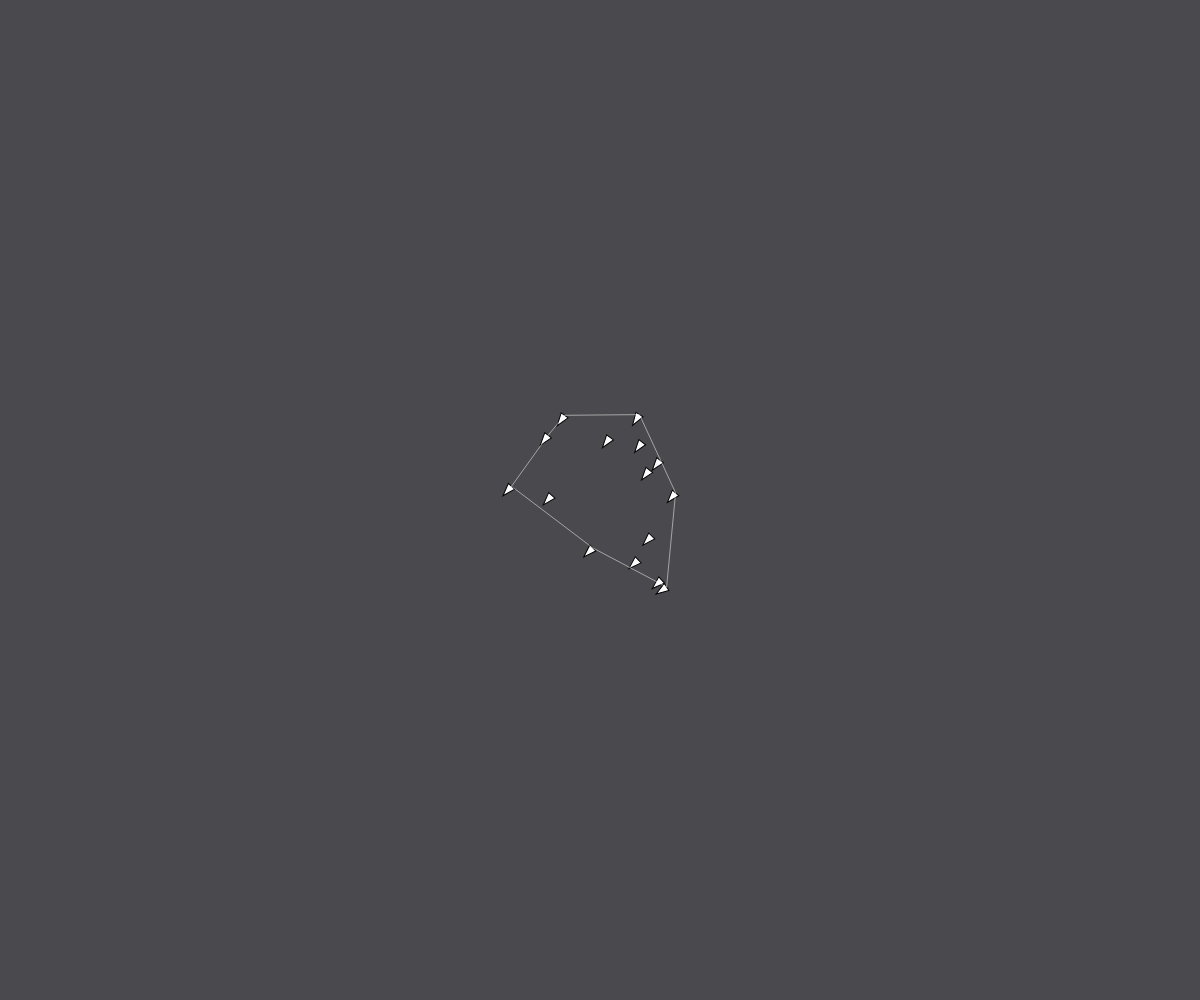
Frame 1 (no input)
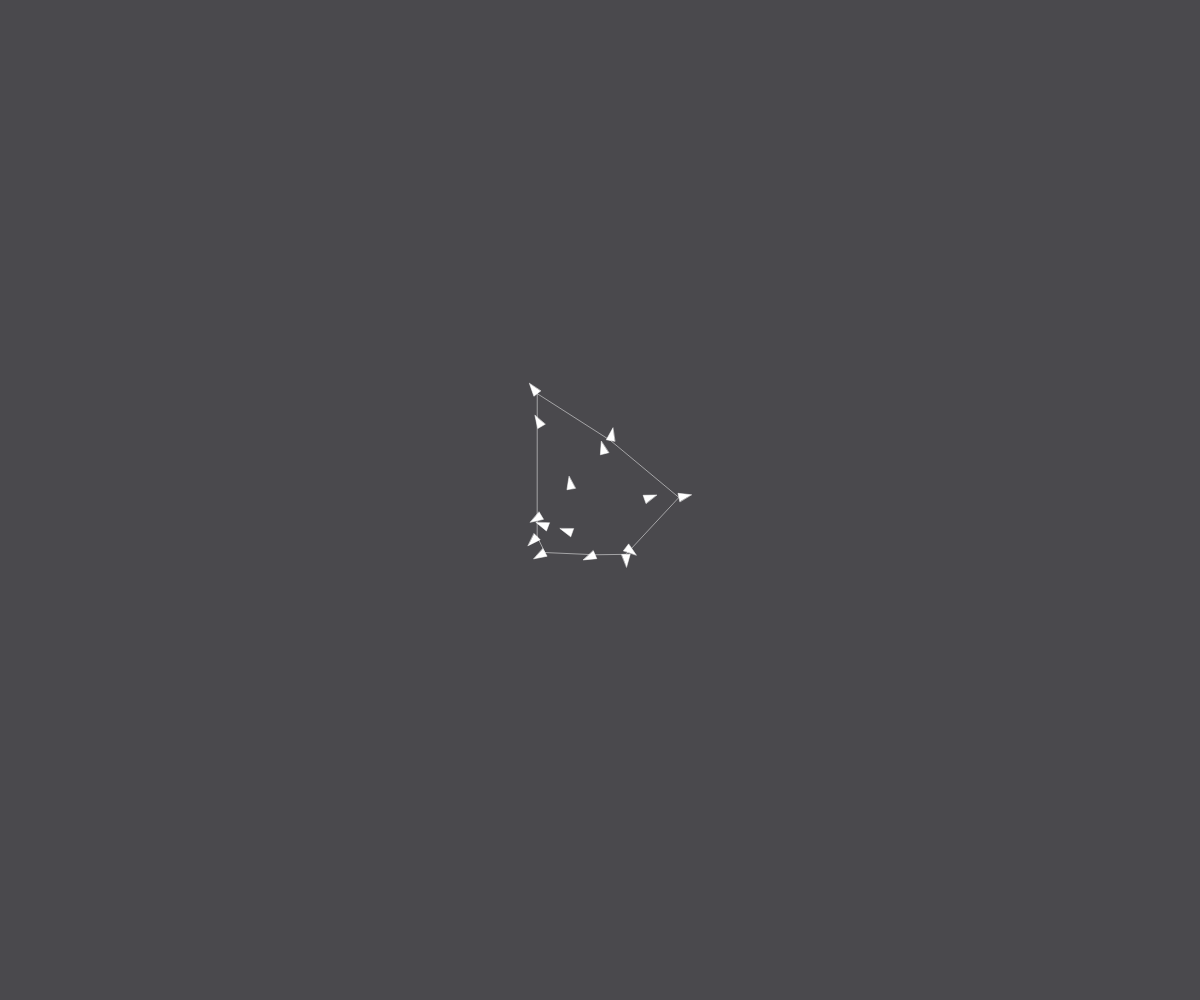
Frame 60 (no input)
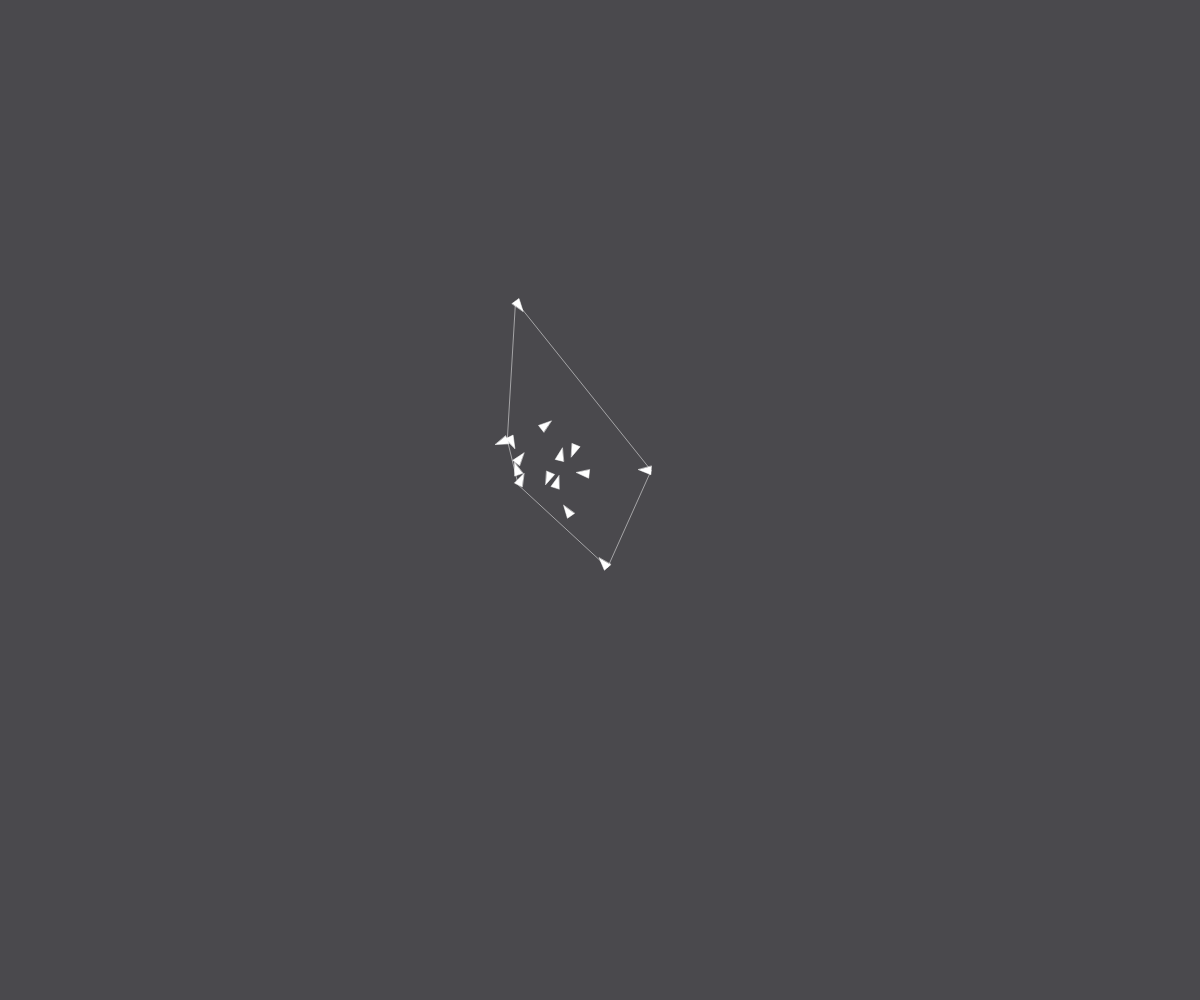
Frame 120 (the mouse pressed at the canvas centre since frame 60)

The p5.js sketch that drew these frames (run headless with seeded random() and noise() and a simulated clock; from frame 60 on, the mouse is pressed at the canvas centre):

// p5.js sketch
// ── sketch.js
const NO_OF_SPOTS = 15;
let spots = [];

let curr_spot;

const G = 5;

let r = 100;

let showArrows = true;

let shape = [];
let pendulums = [];

function setup() {
  createCanvas(windowWidth, windowHeight);
  background(74, 73, 77);

  // create all spots
  for (let i = 0; i < NO_OF_SPOTS; i++) {
    let x = random(width / 2 - r, width / 2 + r);
    let y = random(height/2 - r, height/2 + r);
    let pos = createVector(x, y);
    
    let vel = pos.copy();
    vel.normalize();
    vel.rotate(PI / 2);

    let spot = new Particle(pos.x, pos.y, vel.x, vel.y, 2);
    spots.push(spot);
  }

  jarvis_march();
}

function jarvis_cross(p1, p2, p3) {
  let v1 = p5.Vector.sub(p2, p1);
  let v2 = p5.Vector.sub(p2, p3);

  let num = v1.dot(v2);
  let den = v1.mag() * v2.mag();

  let ret_cross = acos(num / den);

  // ret_cross = v1.x * v2.y - v1.y * v2.x;
  return ret_cross;
}

function jarvis_march() {
  // sort spots by smallest x
  spots.sort((a, b) => {
    return a.pos.x - b.pos.x;
  });
  shape.push(spots[0]);

  curr_spot = spots[1];

  // repeat until shape is fully vertexed
  let i = 0;
  let curr_prod = jarvis_cross(createVector(0, 0), shape[0].pos, curr_spot.pos);
  while (curr_spot != shape[0]) {
    if (i != 0) {
      shape.push(curr_spot);
    }

    for (let spot of spots) {
      let prod = 0;
      if (i == 0) {
        if (shape[i] != spot) {
          prod = 360 - jarvis_cross(createVector(0, 0), shape[0].pos, spot.pos);
        }
      } else {
        if (
          shape[shape.length - 2] != spot &&
          shape[shape.length - 1] != spot
        ) {
          prod = jarvis_cross(
            shape[shape.length - 2].pos,
            shape[shape.length - 1].pos,
            spot.pos
          );
        }
      }

      if (prod > curr_prod) {
        curr_prod = prod;
        curr_spot = spot;
      }
    }

    i++;
    curr_prod = 0;
  }

  spots.sort((a, b) => {
    return a.pos.y - b.pos.y;
  });
}

function draw() {
  background(74, 73, 77);

  for (let spot of spots) {
    for (let other of spots) {
      if (other != spot) {
        spot.attract(other);
      }
    }
    
    spot.move();
    spot.edges();

    if (showArrows) {
      spot.update();
    }
  }

  // updates depending on positions of spots
  shape = [];
  jarvis_march();

  noFill();
  stroke(255);
  strokeWeight(0.5);

  beginShape();
  for (let spot of shape) {
    vertex(spot.pos.x, spot.pos.y);
  }
  endShape(CLOSE);
}

function mouseClicked() {
  showArrows = !showArrows;
}

// ── particle.js
class Particle {
  constructor(x, y, vx, vy, m) {
    this.pos = createVector(x, y);
    this.vel = createVector(vx, vy);
    this.acc = createVector(0, 0);
    
    this.angle = 0;

    this.m = m;
    this.r = sqrt(m) * 3;
  }

  attract(particle) {
    let force = p5.Vector.sub(this.pos, particle.pos);

    let distSq = constrain(force.magSq(), 10, 1000);

    let strength = (G * (this.m * particle.m)) / distSq;

    force.setMag(strength);

    particle.applyForce(force);
  }

  applyForce(force) {
    let f = p5.Vector.div(force, this.m);
    this.acc.add(f);
  }

  move() {
    this.vel.add(this.acc);
    this.pos.add(this.vel);

    this.acc.set(0, 0);
    
    this.angle = this.vel.heading();
  }

  edges() {
    // Checks if touching bottom
    if (this.pos.y + this.r >= height) {
      this.pos.y = height - this.r;
      this.vel.y *= -1;
    } else if (this.pos.y - this.r <= 0) {
      this.pos.y = this.r;
      this.vel.y *= -1;
    }

    if (this.pos.x + this.r >= width) {
      // Checks if touching sides
      this.pos.x = width - this.r;
      this.vel.x *= -1;
    } else if (this.pos.x - this.r <= 0) {
      this.pos.x = this.r;
      this.vel.x *= -1;
    }
  }

  update() {
    push();
    fill(255);
    translate(this.pos.x, this.pos.y);
    // ellipse(0, 0, this.r * 2);
    rotate(this.angle);
    triangle(0, this.r, 0, -this.r, this.r * 3, 0);
    pop();
  }
}
